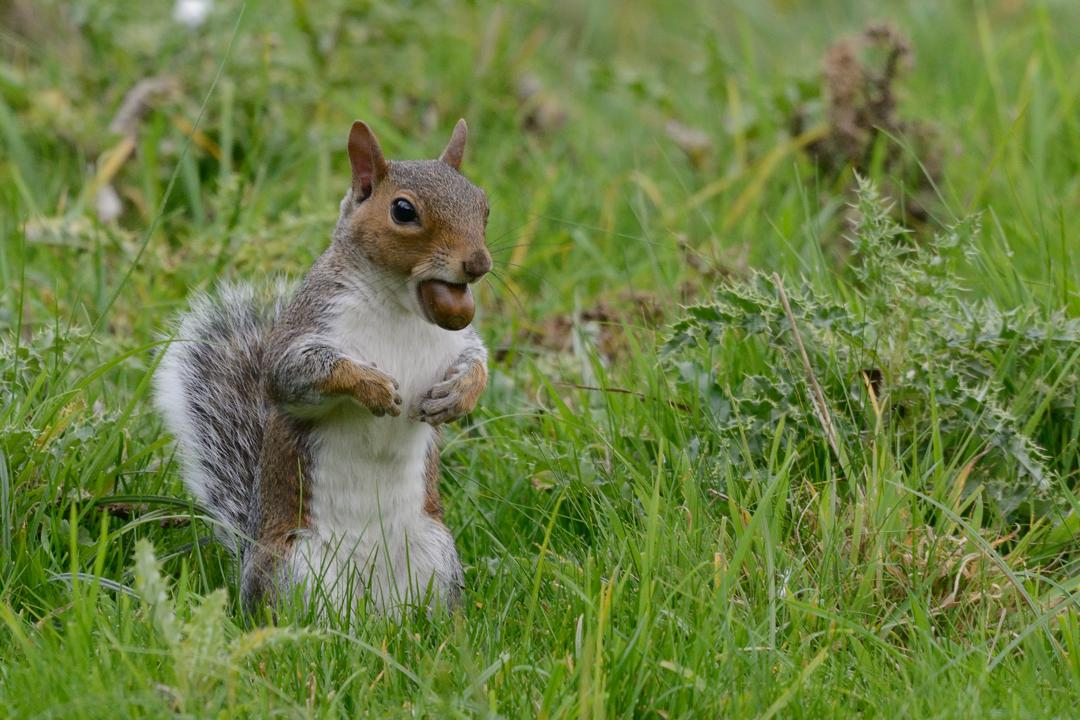
#> input picture yolo/custom_data/images/squirrel_1010.jpg, 1080 x 720 px, found by its file name; its folder holds 4 pictures in this run
$ python utils.py
#> lines starting #> are read from the running program, lines starting #| are printed output that depends on the picture
#! /usr/local/bin/python3.7

"""
File to contain the one-shot methods that are used.
Flickr download and resize images are just to download and prep the photos for bounding boxes for the darknet training.
"""
from flickrapi import FlickrAPI
import requests
import os
import time
from PIL import Image


class FlickrDownload:
    """
    A basic class to download images from a flickr search. Uses flickr api so requires public and private keys to
    be saved in the ironacer directory.

    Use: FlickrDownload([image tag to be searches], max_downloads=2000).main()
    Files saved to working directory as
        data/tag1/tag_1.jpg
                 /tag_2.jpg
            /tag2/...

    NB: Must be run with python 3.7 for deprecation reasons.

    """
    # [69 lines left out: functions __init__, get_photos, get_url, get_urls, download_images, main, not called in this run]


def resize_images(dir, size=(640, 640)):
    """
    Used to resize a directory of images to a max dimentions
    :param size: size of the output images.
    :param dir: Directory of photos.
    :return:
    """
#> called with dir = '~/Downloads/Squirrels_data/test/images/', size = (640, 640)
    # todo - Resize the image and the bounding box that is given.
    if not dir.endswith('/'):
        dir = f'{dir}/'
    dir = os.path.expanduser(dir)
    endings = ['jpg', 'jpeg', 'png']
    for image in os.listdir(dir):
        if any(image.endswith(end.lower()) for end in endings):
            print(f'{dir}{image}')
            im = Image.open(f'{dir}{image}')
#> im is the input picture: PIL image 1080x720 RGB; mean R, G, B 108.1, 127, 66
            im = im.resize((640, 640))
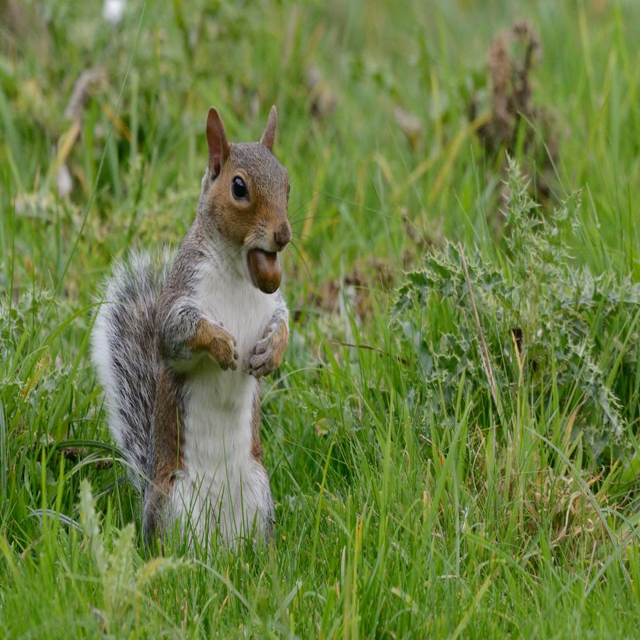
#> im: PIL image 640x640 RGB; mean R, G, B 108.1, 127, 66
            im.save(f'{dir}{image}')
#> pass 2 of the loop in resize_images, `for image in os.listdir(dir):`:
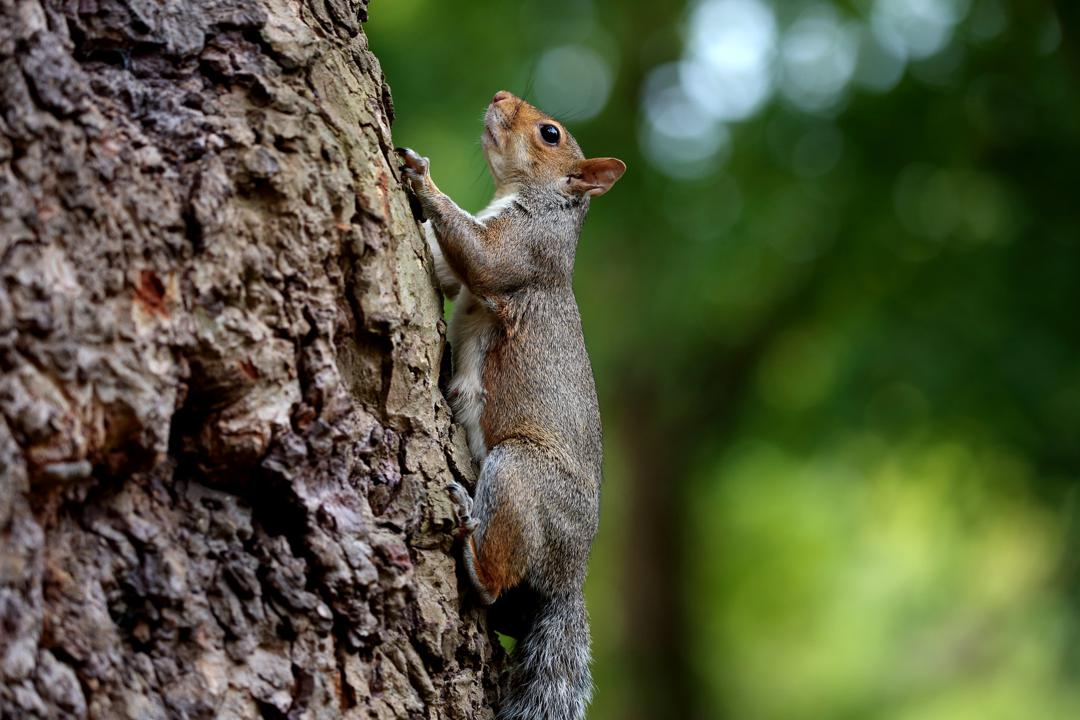
#> input picture yolo/custom_data/images/squirrel_1015.jpg, 1080 x 720 px, found by its file name
#> in resize_images, im is the input picture: PIL image 1080x720 RGB; mean R, G, B 82, 88, 59.4
#> in resize_images, `im = im.resize((640, 640))`:
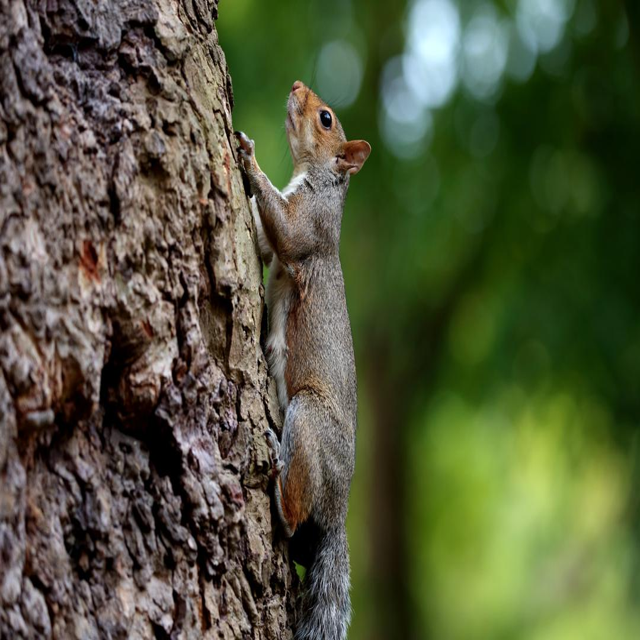
#> im: PIL image 640x640 RGB; mean R, G, B 82, 88, 59.4
#> pass 3 of the loop in resize_images, `for image in os.listdir(dir):`:
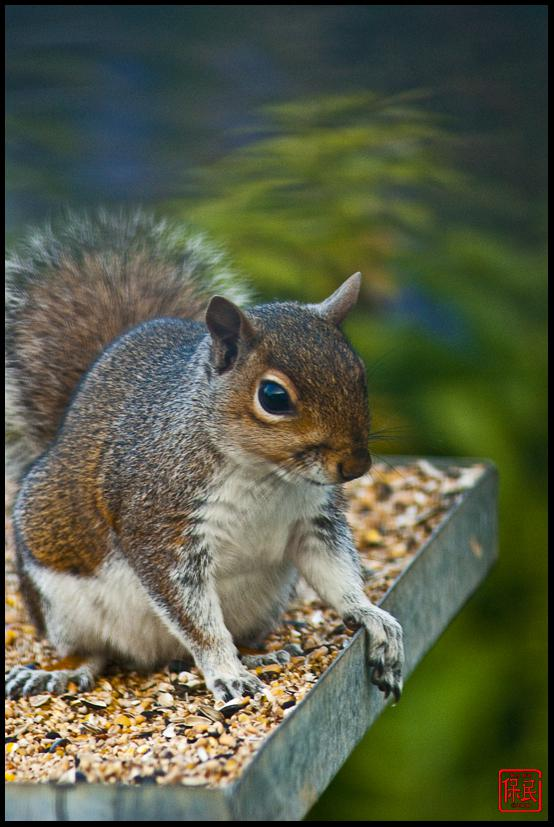
#> input picture yolo/custom_data/images/squirrel_104.jpg, 554 x 827 px, found by its file name
#> in resize_images, im is the input picture: PIL image 554x827 RGB; mean R, G, B 87.8, 93.1, 71.4
#> in resize_images, `im = im.resize((640, 640))`:
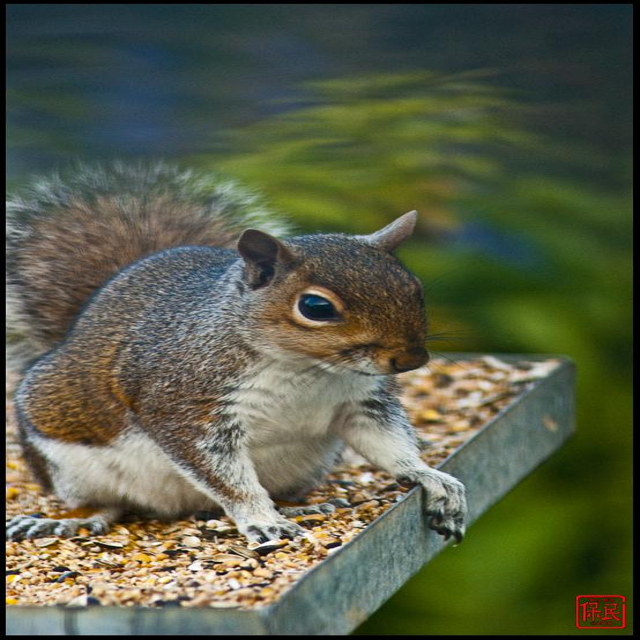
#> im: PIL image 640x640 RGB; mean R, G, B 87.8, 93.2, 71.4
#> the loop made 4 passes; the first 3 are shown
#> (printed output is left out)
#> pass 2 of the loop in resize_images, `for image in os.listdir(dir):`:
#> (printed output is left out)
#> pass 3 of the loop in resize_images, `for image in os.listdir(dir):`:
#> (printed output is left out)
#> the loop made 4 passes; the first 3 are shown
#> (printed output is left out)
#> pass 2 of the loop in resize_images, `for image in os.listdir(dir):`:
#> (printed output is left out)
#> pass 3 of the loop in resize_images, `for image in os.listdir(dir):`:
#> (printed output is left out)
#> the loop made 4 passes; the first 3 are shown


def convert_darknet_to_pytorch(darknet_weights):
    pass
    # todo


if __name__ == '__main__':
    # FlickrDownload(['heron']).main()
    resize_images('~/Downloads/Squirrels_data/test/images/')
    resize_images('~/Downloads/Squirrels_data/train/images/')
    resize_images('~/Downloads/Squirrels_data/valid/images/')
